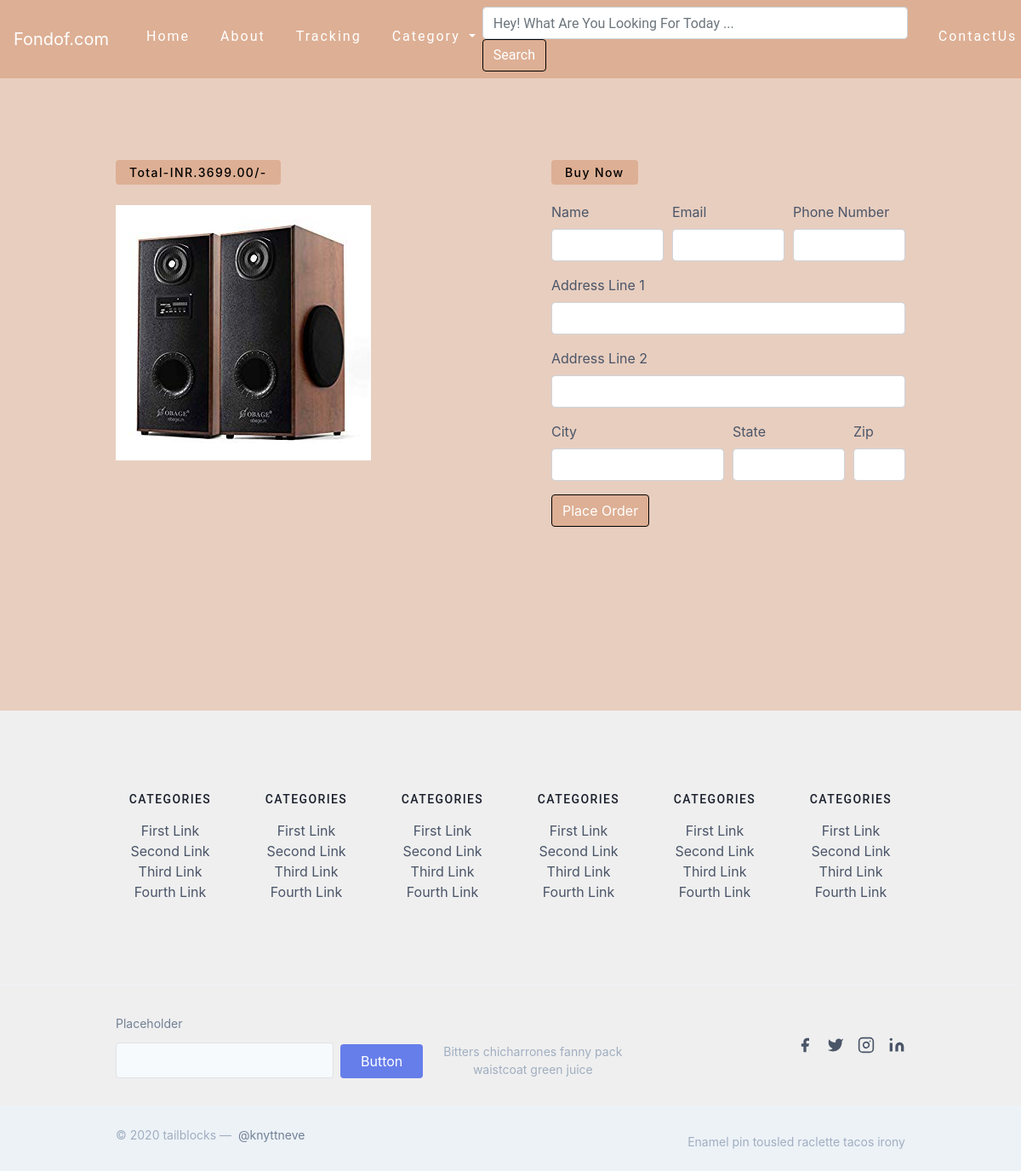
Screenshot of /mymac/checkout/9/9 (signed in) with the database file from the repository.
### mymac/models.py (models this page shows, shortened)
class Product(models.Model):
    product_id=models.AutoField
    product_name=models.CharField(max_length=50)
    category=models.CharField(max_length=50,default="")
    subcategory=models.CharField(max_length=50,default="")
    old_price=models.IntegerField()
    price=models.IntegerField()
    desc=models.CharField(max_length=4000)
    pub_data=models.DateField()
    image=models.ImageField(upload_to="shop/images")

### mymac/views.py (the view, shortened to what this page needs)
# urls.py: path('checkout/<int:myid>/<int:qty>',views.checkout,name="mymaccheckout"),
def checkout(request,myid,qty):
	if request.session.has_key('username'):
		product=Product.objects.filter(id=myid)
		qtyAmount=Product.objects.get(id=myid)
		qty=qtyAmount.price*qty
		print(qty)
		return render(request,'mymac/checkout.html',{'product':product,'qty':qty})
	else:
		return render(request,'mymac/index.html',{'Login_First':'kindly Login First Then Continue'})

### mymac/templates/mymac/checkout.html (shortened to what this page needs)
  <!DOCTYPE html>
<html>
<head>
    <link rel="stylesheet" href="https://stackpath.bootstrapcdn.com/bootstrap/4.4.1/css/bootstrap.min.css">
    <link rel="stylesheet" href="https://stackpath.bootstrapcdn.com/font-awesome/4.7.0/css/font-awesome.min.css">
    <link rel="stylesheet" href="https://cdnjs.cloudflare.com/ajax/libs/font-awesome/4.7.0/css/font-awesome.min.css">
  <link href="https://unpkg.com/tailwindcss@^1.0/dist/tailwind.min.css" rel="stylesheet">
{% load static %}
<nav class="navbar navbar-expand-lg navbar-dark bg-dark mynav">
      <a class="navbar-brand" href="/mymac/">Fondof.com</a>
      <div class="collapse navbar-collapse" id="navbarSupportedContent">
        <ul class="navbar-nav mr-auto">
          <li class="nav-item active">
            <a class="nav-link" href="/mymac/">Home <span class="sr-only">(current)</span></a>
          </li>
          <li class="nav-item">
            <a class="nav-link" href="/mymac/about/">About</a>
          </li>
          <li class="nav-item">
            <a class="nav-link" href="/mymac/tracker/">Tracking</a>
          </li>
          <li class="nav-item dropdown">
            <a class="nav-link dropdown-toggle" href="#" id="navbarDropdown" role="button" data-toggle="dropdown" aria-haspopup="true" aria-expanded="false">
              Category
            </a>
          </li>
        <form class="form-inline my-2 my-lg-0" action="/mymac/search">
          <input class="form-control mr-sm-2" type="search" name="search" placeholder="Hey! What Are You Looking For Today ..." aria-label="Search">
          <button class="btn btn-success" type="submit">Search</button>
        </form>
        <li class="nav-item">
          <a class="nav-link" href="/mymac/contact/">ContactUs<span class="sr-only">(current)</span></a>
        </li>
      </ul>
    </div>
    </nav>
    <section class="text-gray-700 body-font overflow-hidden">
  <div class="container px-5 py-24 mx-auto">
    <div class="flex flex-wrap -m-12">
      {% for i in product %}
      <div class="p-12 md:w-1/2 flex flex-col items-start">
        <span class="inline-block py-1 px-3 rounded bg-indigo-100 text-indigo-500 text-sm font-medium tracking-widest" style="background-color: #ddaf94 !important;color: black">Total-INR.{{i.price}}.00/-</span>
        <h2 class="sm:text-3xl text-2xl title-font font-medium text-gray-900 mt-4 mb-4"><img src="/media/{{i.image}}/"></h2>
              </div>
      <div class="p-12 md:w-1/2 flex flex-col items-start">
        <span class="inline-block py-1 px-3 rounded bg-indigo-100 text-indigo-500 text-sm font-medium tracking-widest" style="background-color: #ddaf94 !important;color: black">Buy Now</span>
        <form action="/mymac/checkout/{{i.id}}/1" method="post" style="margin-top: 20px;">{% csrf_token %}
  <div class="form-row">
    <div class="form-group col-md-4">
      <label for="inputEmail4">Name</label>
      <input type="text" class="form-control" id="name" name="name">
    </div>
    <div class="form-group col-md-4">
      <label for="inputPassword4">Email</label>
      <input type="text" class="form-control" id="email" name="email">
    </div>
  <div class="form-group col-md-4">
      <label for="inputPassword4">Phone Number</label>
      <input type="tel" class="form-control" id="phone" name="phone">
    </div>
  </div>
  <div class="form-group">
    <label for="inputAddress">Address Line 1</label>
    <input type="text" class="form-control" id="address_line_1" name="address_line_1">
  </div>
  <div class="form-group">
    <label for="inputAddress2">Address Line 2</label>
    <input type="text" class="form-control" id="address_line_2" name="address_line_2">
  </div>
  <div class="form-row">
    <div class="form-group col-md-6">
      <label for="inputCity">City</label>
      <input type="text" class="form-control" id="city" name="city">
    </div>
    <div class="form-group col-md-4">
      <label for="inputCity">State</label>
      <input type="text" class="form-control" id="state" name="state">
    </div>
    <div class="form-group col-md-2">
      <label for="inputZip">Zip</label>
      <input type="text" class="form-control" id="inputZip" name="zip_code">
    </div>
  </div>
  <button type="submit" class="btn btn-primary" style="background-color: #ddaf94 !important;border-color: black">Place Order</button>
</form>
        </div>
      </div>
    </div>
</section>
{% endfor %}
<footer class="text-gray-700 body-font" style="margin-top: 120px;background-color: #efefef!important">
  <div class="container px-5 py-24 mx-auto">
    <div class="flex flex-wrap md:text-left text-center -mb-10 -mx-4">
      <div class="lg:w-1/6 md:w-1/2 w-full px-4">
        <h2 class="title-font font-medium text-gray-900 tracking-widest text-sm mb-3">CATEGORIES</h2>
        <nav class="list-none mb-10">
          <li>
            <a class="text-gray-600 hover:text-gray-800">First Link</a>
          </li>
          <li>
            <a class="text-gray-600 hover:text-gray-800">Second Link</a>
          </li>
          <li>
            <a class="text-gray-600 hover:text-gray-800">Third Link</a>
          </li>
          <li>
            <a class="text-gray-600 hover:text-gray-800">Fourth Link</a>
          </li>
        </nav>
      </div>
      <div class="lg:w-1/6 md:w-1/2 w-full px-4">
        <h2 class="title-font font-medium text-gray-900 tracking-widest text-sm mb-3">CATEGORIES</h2>
        <nav class="list-none mb-10">
          <li>
            <a class="text-gray-600 hover:text-gray-800">First Link</a>
          </li>
          <li>
            <a class="text-gray-600 hover:text-gray-800">Second Link</a>
          </li>
          <li>
            <a class="text-gray-600 hover:text-gray-800">Third Link</a>
          </li>
          <li>
            <a class="text-gray-600 hover:text-gray-800">Fourth Link</a>
          </li>
        </nav>
      </div>
      <div class="lg:w-1/6 md:w-1/2 w-full px-4">
        <h2 class="title-font font-medium text-gray-900 tracking-widest text-sm mb-3">CATEGORIES</h2>
        <nav class="list-none mb-10">
          <li>
            <a class="text-gray-600 hover:text-gray-800">First Link</a>
          </li>
          <li>
            <a class="text-gray-600 hover:text-gray-800">Second Link</a>
          </li>
          <li>
            <a class="text-gray-600 hover:text-gray-800">Third Link</a>
          </li>
          <li>
            <a class="text-gray-600 hover:text-gray-800">Fourth Link</a>
          </li>
        </nav>
      </div>
      <div class="lg:w-1/6 md:w-1/2 w-full px-4">
        <h2 class="title-font font-medium text-gray-900 tracking-widest text-sm mb-3">CATEGORIES</h2>
        <nav class="list-none mb-10">
          <li>
            <a class="text-gray-600 hover:text-gray-800">First Link</a>
          </li>
          <li>
            <a class="text-gray-600 hover:text-gray-800">Second Link</a>
          </li>
          <li>
            <a class="text-gray-600 hover:text-gray-800">Third Link</a>
          </li>
          <li>
            <a class="text-gray-600 hover:text-gray-800">Fourth Link</a>
          </li>
        </nav>
      </div>
      <div class="lg:w-1/6 md:w-1/2 w-full px-4">
        <h2 class="title-font font-medium text-gray-900 tracking-widest text-sm mb-3">CATEGORIES</h2>
        <nav class="list-none mb-10">
          <li>
            <a class="text-gray-600 hover:text-gray-800">First Link</a>
          </li>
          <li>
            <a class="text-gray-600 hover:text-gray-800">Second Link</a>
          </li>
          <li>
            <a class="text-gray-600 hover:text-gray-800">Third Link</a>
          </li>
          <li>
            <a class="text-gray-600 hover:text-gray-800">Fourth Link</a>
          </li>
        </nav>
      </div>
      <div class="lg:w-1/6 md:w-1/2 w-full px-4">
        <h2 class="title-font font-medium text-gray-900 tracking-widest text-sm mb-3">CATEGORIES</h2>
        <nav class="list-none mb-10">
          <li>
            <a class="text-gray-600 hover:text-gray-800">First Link</a>
          </li>
          <li>
            <a class="text-gray-600 hover:text-gray-800">Second Link</a>
          </li>
          <li>
            <a class="text-gray-600 hover:text-gray-800">Third Link</a>
          </li>
          <li>
            <a class="text-gray-600 hover:text-gray-800">Fourth Link</a>
          </li>
        </nav>
      </div>
    </div>
  </div>
  <div class="border-t border-gray-200">
    <div class="container px-5 py-8 flex flex-wrap mx-auto items-center">
      <div class="flex md:flex-no-wrap flex-wrap justify-center items-end md:justify-start">
        <div class="relative sm:w-64 w-40 sm:mr-4 mr-2">
          <label for="footer-field" class="leading-7 text-sm text-gray-600">Placeholder</label>
          <input type="text" id="footer-field" name="footer-field" class="w-full bg-gray-100 rounded border border-gray-300 focus:border-indigo-500 text-base outline-none text-gray-700 py-1 px-3 leading-8 transition-colors duration-200 ease-in-out">
        </div>
        <button class="inline-flex text-white bg-indigo-500 border-0 py-2 px-6 focus:outline-none hover:bg-indigo-600 rounded">Button</button>
        <p class="text-gray-500 text-sm md:ml-6 md:mt-0 mt-2 sm:text-left text-center">Bitters chicharrones fanny pack
          <br class="lg:block hidden">waistcoat green juice
        </p>
      </div>
      <span class="inline-flex lg:ml-auto lg:mt-0 mt-6 w-full justify-center md:justify-start md:w-auto">
        <a class="text-gray-500">
          <svg fill="currentColor" stroke-linecap="round" stroke-linejoin="round" stroke-width="2" class="w-5 h-5" viewBox="0 0 24 24">
            <path d="M18 2h-3a5 5 0 00-5 5v3H7v4h3v8h4v-8h3l1-4h-4V7a1 1 0 011-1h3z"></path>
          </svg>
        </a>
        <a class="ml-3 text-gray-500">
          <svg fill="currentColor" stroke-linecap="round" stroke-linejoin="round" stroke-width="2" class="w-5 h-5" viewBox="0 0 24 24">
            <path d="M23 3a10.9 10.9 0 01-3.14 1.53 4.48 4.48 0 00-7.86 3v1A10.66 10.66 0 013 4s-4 9 5 13a11.64 11.64 0 01-7 2c9 5 20 0 20-11.5a4.5 4.5 0 00-.08-.83A7.72 7.72 0 0023 3z"></path>
          </svg>
        </a>
        <a class="ml-3 text-gray-500">
          <svg fill="none" stroke="currentColor" stroke-linecap="round" stroke-linejoin="round" stroke-width="2" class="w-5 h-5" viewBox="0 0 24 24">
            <rect width="20" height="20" x="2" y="2" rx="5" ry="5"></rect>
            <path d="M16 11.37A4 4 0 1112.63 8 4 4 0 0116 11.37zm1.5-4.87h.01"></path>
          </svg>
        </a>
        <a class="ml-3 text-gray-500">
          <svg fill="currentColor" stroke="currentColor" stroke-linecap="round" stroke-linejoin="round" stroke-width="0" class="w-5 h-5" viewBox="0 0 24 24">
            <path stroke="none" d="M16 8a6 6 0 016 6v7h-4v-7a2 2 0 00-2-2 2 2 0 00-2 2v7h-4v-7a6 6 0 016-6zM2 9h4v12H2z"></path>
            <circle cx="4" cy="4" r="2" stroke="none"></circle>
          </svg>
        </a>
      </span>
    </div>
  </div>
  <div class="bg-gray-200">
    <div class="container mx-auto py-4 px-5 flex flex-wrap flex-col sm:flex-row">
      <p class="text-gray-500 text-sm text-center sm:text-left">© 2020 tailblocks —
        <a href="https://twitter.com/knyttneve" class="text-gray-600 ml-1" target="_blank" rel="noopener noreferrer">@knyttneve</a>
      </p>
      <span class="sm:ml-auto sm:mt-0 mt-2 sm:w-auto w-full sm:text-left text-center text-gray-500 text-sm">Enamel pin tousled raclette tacos irony</span>
    </div>
  </div>
</footer>

### mymac/templates/mymac/checkout.html (style rules this page uses)
h2 { font-family: roboto; letter-spacing: 2px; }
.form-inline .form-control { display: inline-block; width: 500px; vertical-align: middle; margin-top:0px; }
li.nav-item { margin-top: 15px; margin-left: 20px; margin-bottom:15px; }
.navbar-expand-lg .navbar-nav { -ms-flex-direction: row; flex-direction: row; font-family: roboto; letter-spacing: 2px; }
.navbar-dark .navbar-nav .nav-link { color:white; }
.bg-dark { background-color: #ddaf94 !important; }
.btn-success { background-color: #ddaf94 !important; border-color: black!important; }

### rows the page displays
Product: price "3699", image (picture)
